Frame 1 (no input): blank canvas, image omitted
Frame 60 (no input): blank canvas, image omitted
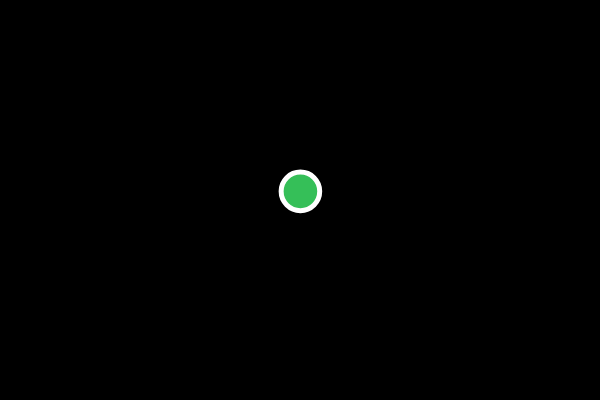
Frame 120 (the mouse pressed at the canvas centre since frame 60)

The p5.js sketch whose frames 1 and 60 were blank and that drew this single picture after the mouse press (run headless with seeded random() and noise() and a simulated clock; from frame 60 on, the mouse is pressed at the canvas centre):

// p5.js sketch
// ── sketch.js
let Bubbles = [];

function setup() {
  createCanvas(600, 400);
}

function mouseDragged()
{
  rad = random(10,50);
  b = new Bubble(mouseX,mouseY,rad,random(255),random(255),random(255),5,5);
  Bubbles.push(b);
}

function mousePressed()
{
  rad = random(10,50);
  b = new Bubble(mouseX,mouseY,rad,random(255),random(255),random(255),5,5);
  Bubbles.push(b);
}

function draw() {
  background(0);
  
  for(let i = 0; i < Bubbles.length; i++)
  {
   Bubbles[i].Show();
   Bubbles[i].Move();

  }

}

// ── bubble.js
class Bubble
{
   constructor(x,y,rad,r,g,b,xspeed,yspeed)
  {
    this.x = x;
    this.y = y;
    this.rad = rad;
    this.r = r;
    this.g = g;
    this.b = b;
    this.xspeed = xspeed;
    this.yspeed = yspeed;
    
  }
  
  Show()
  {
    stroke(255);
    strokeWeight(5);
    fill(this.r,this.g,this.b);
    ellipse(this.x,this.y,this.rad);
  }
  
  Move()
  {
    this.x += random(-this.xspeed,this.xspeed);
    this.y += random(-this.yspeed,this.yspeed);
  }
  
}
